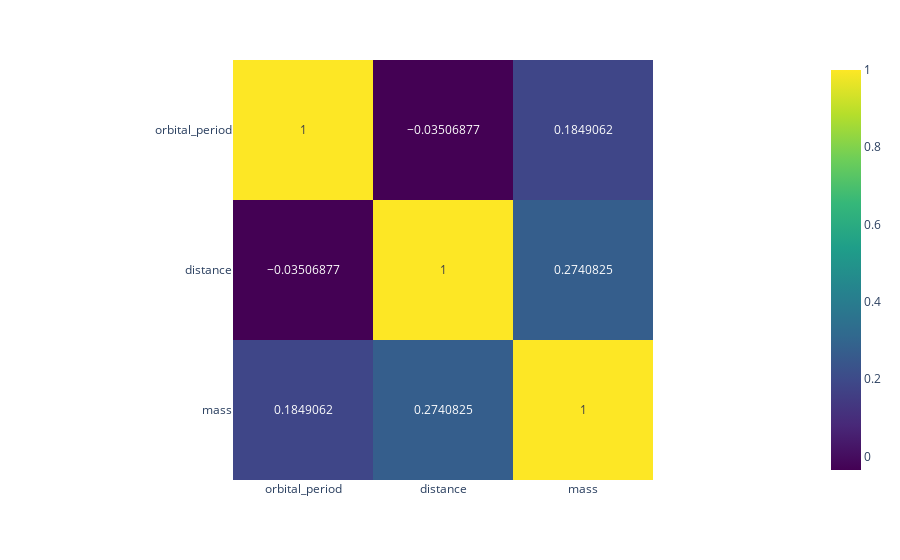

Source (notebook cell):
### Code cell
sub_df = df_planets_scaled[['orbital_period','distance','mass']]

corr_mat = sub_df.corr()

px.imshow(corr_mat, text_auto=True, color_continuous_scale='Viridis').show()

### Figure 1 — Plotly figure (JSON) as saved in the notebook; plotly's stock layout.template omitted (floating-point values rounded to 4 significant figures)
{"data": [{"coloraxis": "coloraxis", "hovertemplate": "x: %{x}<br>y: %{y}<br>color: %{z}<extra></extra>", "name": "0", "texttemplate": "%{z}", "type": "heatmap", "x": ["orbital_period", "distance", "mass"], "xaxis": "x", "y": ["orbital_period", "distance", "mass"], "yaxis": "y", "z": [[1.0, -0.03507, 0.1849], [-0.03507, 1.0, 0.2741], [0.1849, 0.2741, 1.0]]}], "layout": {"coloraxis": {"colorscale": [[0, "#440154"], [0.1111, "#482878"], [0.2222, "#3e4989"], [0.3333, "#31688e"], [0.4444, "#26828e"], [0.5556, "#1f9e89"], [0.6667, "#35b779"], [0.7778, "#6ece58"], [0.8889, "#b5de2b"], [1, "#fde725"]]}, "margin": {"t": 60}, "xaxis": {"anchor": "y", "constrain": "domain", "domain": [0, 1], "scaleanchor": "y"}, "yaxis": {"anchor": "x", "autorange": "reversed", "constrain": "domain", "domain": [0, 1]}}}
